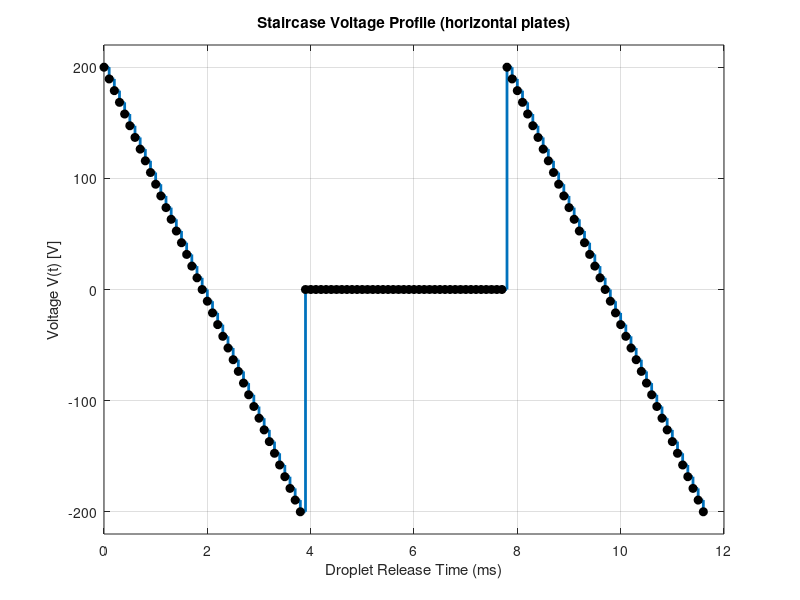
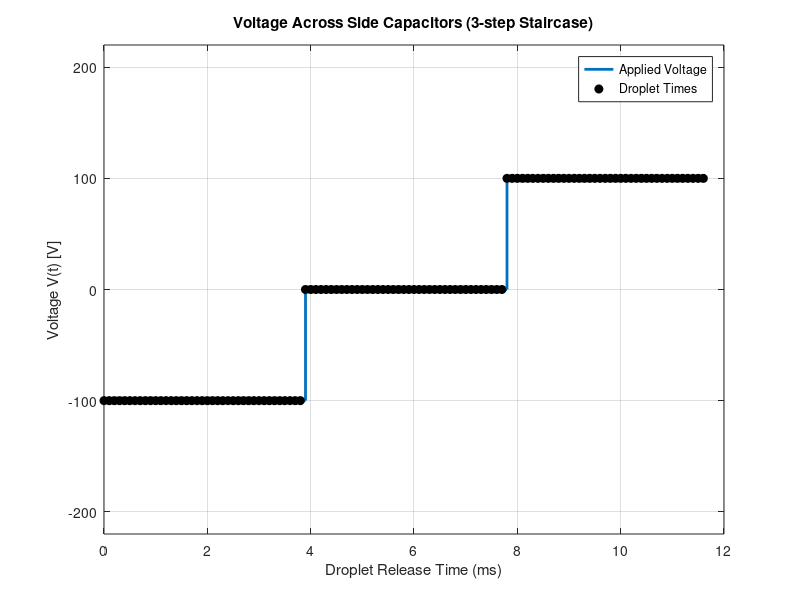
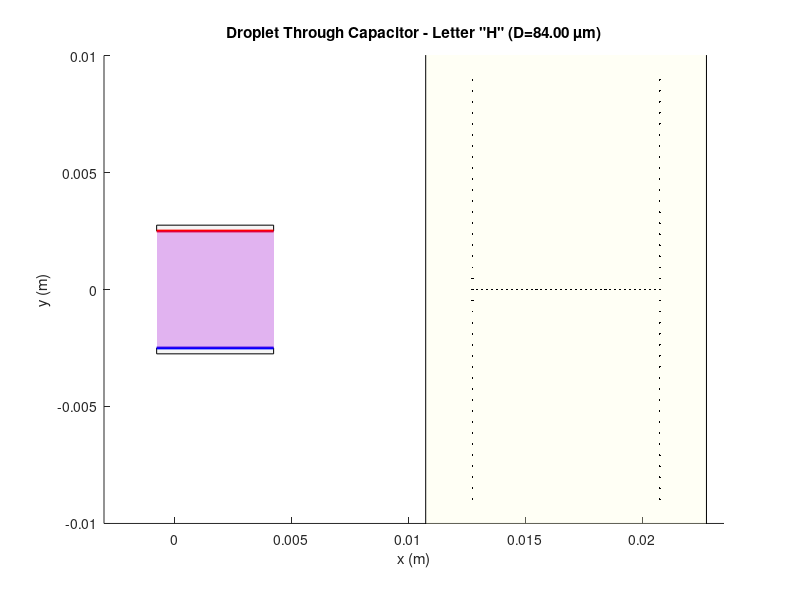
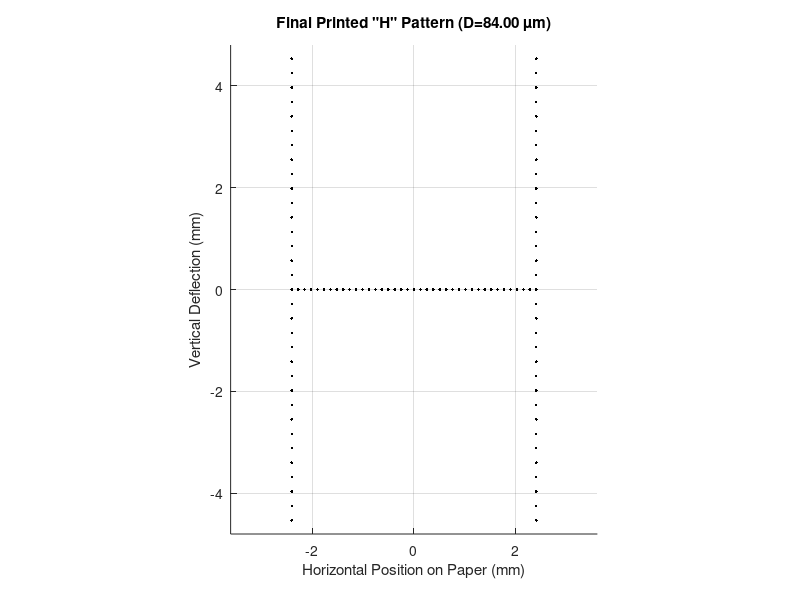

Recreate these plots in MATLAB, in order.
%% CIJ Deflection Simulation - Straight "H" Legs, Wider Paper, Purple Filled Region
clearvars; close all; clc;

%% -------- Physical Parameters --------
Vx = 20;                 
Vmax = 200;              
W  = 5e-3;               
L1 = 5e-3;               
L2 = 1.25e-2;            

%% Droplet properties
droplet_diameter_um = 84;               
droplet_diameter = droplet_diameter_um * 1e-6; 

m_orig = 2.7e-7;             
q_orig = -1.9e-10;       
D_orig = 50.1e-6;            

m = m_orig * (droplet_diameter / D_orig)^3;
q = q_orig * (droplet_diameter / D_orig)^2;  

fprintf('--- Droplet Parameters ---\n');
fprintf('Droplet Diameter: %.2f µm\n', droplet_diameter_um);
fprintf('Droplet Mass (m): %.2e kg\n', m);
fprintf('Droplet Charge (q): %.2e C\n', q);
fprintf('--------------------------\n\n');

%% -------- Print geometry & timing --------
dpi = 300;              
inch = 0.0254;          
line_height = 0.01;     
line_width  = 0.008;    

num_dots_total = round(dpi * (line_height / inch));
num_dots = floor(num_dots_total / 3) * 3;   
N_s = num_dots / 3;

T_flight_cap = L1 / Vx;      
T_flight_coast = L2 / Vx;    
x_paper_plane = L1 + L2; 


%% -------- Vertical and Horizontal Targets for "H" --------
y_max = line_height/2;

% Left vertical leg
N_leg = N_s;
y1 = linspace(-y_max, y_max, N_leg);
x1 = -line_width/2 * ones(1,N_leg);

% Middle horizontal crossbar
N_cross = N_s;
y2 = zeros(1,N_cross);
x2 = linspace(-line_width/2, line_width/2, N_cross);

% Right vertical leg
y3 = linspace(-y_max, y_max, N_leg);
x3 = line_width/2 * ones(1,N_leg);

% Combine full arrays
y_target = [y1, y2, y3];
x_target = [x1, x2, x3];

% Absolute horizontal positions on paper
paper_x_positions = x_paper_plane + x_target;
num_dots = length(y_target); 

%% -------- Compute required ay and voltages --------
denominator = (0.5 * T_flight_cap^2 + T_flight_cap * T_flight_coast);
ay = y_target / denominator;  

E_required = (m .* ay) ./ q;  
V_required = E_required * W;  

% Clamp voltages to ±Vmax
Vmax_actual = max(abs(V_required));
V = V_required;
if Vmax_actual > Vmax
    scale_factor = Vmax / Vmax_actual;
    V = V * scale_factor;
    fprintf('WARNING: Required voltage (%.1f V) exceeds Vmax (%.1f V). Scaling applied (%.2f%%)\n',...
        Vmax_actual, Vmax, scale_factor*100);
end
fprintf('Maximum required voltage (unclamped): %.1f V\n', Vmax_actual);
fprintf('Actual maximum applied voltage: %.1f V\n\n', max(abs(V)));

%% -------- Plot voltage staircase --------
time_stamps_release = (0:num_dots-1)/10000;  
figure('Name','Voltage Staircase','Color','w','Position',[100 100 600 300]);
stairs(time_stamps_release*1000, V, 'LineWidth', 2);
hold on;
plot(time_stamps_release*1000, V, 'ko', 'MarkerFaceColor','k');
xlabel('Droplet Release Time (ms)');
ylabel('Voltage V(t) [V]');
title('Staircase Voltage Profile (horizontal plates)');
grid on;
ylim([-Vmax-20, Vmax+20]);
%% -------- Horizontal (side) capacitors voltage staircase --------
% Define 3-step voltage: left, middle, right (example ±Vmax/2, 0, ±Vmax/2)
N_s = num_dots / 3;  % number of dots per step
Vx_side = [ones(1,N_s)*(-Vmax/2), ones(1,N_s)*(0), ones(1,N_s)*(Vmax/2)];

% Ensure length matches num_dots
Vx_side = Vx_side(1:num_dots);

% Time stamps (same as droplet release times)
time_stamps_release = (0:num_dots-1) * (1/10000);  % if f_drop = 10 kHz

% Plot staircase
figure('Name','Side Capacitors Voltage','Color','w','Position',[200 150 800 400]);
stairs(time_stamps_release*1000, Vx_side, 'LineWidth', 2);
hold on;
plot(time_stamps_release*1000, Vx_side, 'ko', 'MarkerFaceColor','k');
xlabel('Droplet Release Time (ms)');
ylabel('Voltage V(t) [V]');
title('Voltage Across Side Capacitors (3-step Staircase)');
grid on;
ylim([-Vmax-20, Vmax+20]);
legend('Applied Voltage','Droplet Times','Location','best');

%% -------- Simulation & Animation settings --------
dt = 0.00029;           
pause_time = 0.0005;    
animation_enabled = true;

%% -------- Animate droplets --------
if animation_enabled
    visual_marker_size = 3;   
    fig = figure('Name','Droplet Animation','Color','w','Position',[900 100 700 500]);
    hold on; axis equal;
    xlabel('x (m)'); ylabel('y (m)');
    xlim([-0.003, x_paper_plane + 0.006]);
    ylim([-line_height*1.0, line_height*1.0]);
    title(sprintf('Droplet Through Capacitor - Letter "H" (D=%.2f µm)', droplet_diameter_um));

    cap_draw_start = -0.001 + 0.00025;    
    cap_draw_end   = cap_draw_start + L1;

    % Horizontal capacitor plates (top & bottom)
    cap_y_top = [W/2, W/2, W/2+0.00025, W/2+0.00025];
    cap_y_bot = [-W/2-0.00025, -W/2-0.00025, -W/2, -W/2];
    cap_x_draw = [cap_draw_start, cap_draw_end, cap_draw_end, cap_draw_start];
    fill(cap_x_draw, cap_y_top, [0.9 0.9 0.9], 'FaceAlpha',0.4, 'EdgeColor','k');
    fill(cap_x_draw, cap_y_bot, [0.9 0.9 0.9], 'FaceAlpha',0.4, 'EdgeColor','k');
    line([cap_draw_start, cap_draw_end], [W/2, W/2], 'Color','r','LineWidth',2);
    line([cap_draw_start, cap_draw_end], [-W/2, -W/2], 'Color','b','LineWidth',2);

    % Purple region fully filling the area between the top and bottom plates
    purple_color = [0.6 0 0.8];  % purple
    purple_alpha = 0.3;          % semi-transparent
    fill([cap_draw_start, cap_draw_end, cap_draw_end, cap_draw_start], ...
         [-W/2, -W/2, W/2, W/2], ...
         purple_color, 'FaceAlpha', purple_alpha, 'EdgeColor','none');

    % Draw wider paper
    paper_center_vis = cap_draw_start + x_paper_plane; 
    paper_width = 0.012;   
    paper_height = 0.05;
    px = [paper_center_vis - paper_width/2, paper_center_vis + paper_width/2, ...
          paper_center_vis + paper_width/2, paper_center_vis - paper_width/2];
    py = [-paper_height/2, -paper_height/2, paper_height/2, paper_height/2];
    fill(px, py, [1 1 0.85], 'FaceAlpha', 0.25, 'EdgeColor', 'k');
    text(paper_center_vis, paper_height/2 + 0.002, 'PAPER', 'HorizontalAlignment','center','FontWeight','bold');

    dot_positions = NaN(num_dots, 2);   
    hit_flags = false(num_dots,1);

    fprintf('Animating %d droplets...\n', num_dots);

    for k = 1:num_dots
        droplet_vis = plot(cap_draw_start, 0, 'ko', 'MarkerFaceColor','k', 'MarkerSize', visual_marker_size);

        x_phys = 0;
        y_phys = 0;
        Vy_inst = 0;
        ay_now = ay(k);
        hit_cap = false;

        x_phys_end = x_paper_plane + 0.002;
        while x_phys < x_phys_end
            in_cap = (x_phys >= 0) && (x_phys <= L1);
            a_now = in_cap * ay_now;

            Vy_inst = Vy_inst + a_now * dt;    
            y_phys = y_phys + Vy_inst * dt;    
            x_phys = x_phys + Vx * dt;         

            if in_cap && (abs(y_phys) >= W/2)
                hit_cap = true;
                break;
            end

            if ishandle(droplet_vis)
                set(droplet_vis, 'XData', x_phys + cap_draw_start, 'YData', y_phys);
            end

            drawnow limitrate;
            pause(pause_time);
        end

        if ~hit_cap
            x_land = paper_x_positions(k);   
            y_land = y_phys;
            dot_positions(k, :) = [x_land, y_land];
            plot(x_land + cap_draw_start, y_land, 'k.', 'MarkerSize', visual_marker_size * 1.5);
        else
            hit_flags(k) = true;
            plot(x_phys + cap_draw_start, y_phys, 'r.', 'MarkerSize', visual_marker_size * 1.5);
        end

        if ishandle(droplet_vis); delete(droplet_vis); end
    end

    % Final printed pattern
    figure('Name','Final Printed Pattern','Color','w','Position',[100 550 500 500]);
    hold on; axis equal; grid on;

    valid = ~isnan(dot_positions(:,1));
    x_mm = (dot_positions(valid,1) - x_paper_plane) * 1000;  
    y_mm = dot_positions(valid,2) * 1000;

    scale = 0.6; 
    plot(x_mm*scale, y_mm*scale, 'k.', 'MarkerSize', visual_marker_size*2);

    num_hits = sum(hit_flags);
    fprintf('Droplets that collided with capacitor plates: %d / %d\n', num_hits, num_dots);

    xlabel('Horizontal Position on Paper (mm)');
    ylabel('Vertical Deflection (mm)');
    title(sprintf('Final Printed "H" Pattern (D=%.2f µm)', droplet_diameter_um));
    xlim([-paper_width/2*1000*scale, paper_width/2*1000*scale]);
    ylim([-line_height*0.8, line_height*0.8]*1000*scale);
end

%% -------- Final summary --------
fprintf('\n=== SIMULATION RESULTS ===\n');
fprintf('Droplet Diameter: %.2f µm\n', droplet_diameter_um);
fprintf('Droplet Mass (m): %.2e kg\n', m);
fprintf('Droplet Charge (q): %.2e C\n', q);
fprintf('Number of droplets: %d\n', num_dots);
fprintf('Voltage range (applied): %.1f V to %.1f V\n', min(V), max(V));
fprintf('Vertical target span: %.1f mm\n', (max(y_target)-min(y_target))*1000);
disp('Simulation complete!');
